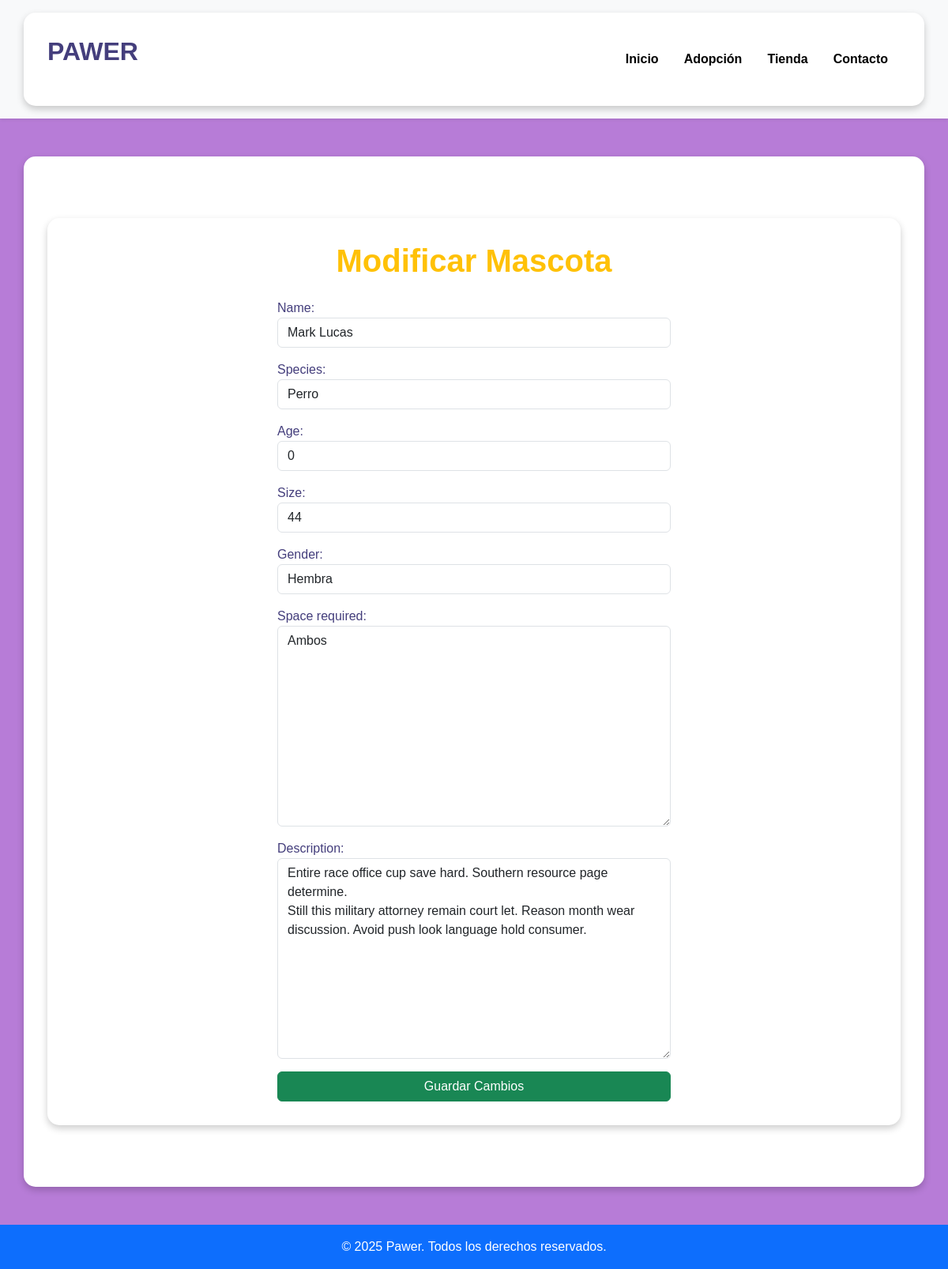
/PetsAdoption/pet/3/edit/, run on the app's committed database.
### PetsAdoption/models.py (models this page shows, shortened)
class Pet(models.Model):
    name = models.CharField(max_length=100)
    species = models.CharField(max_length=50)
    age = models.IntegerField()
    size = models.CharField(max_length=20)
    gender = models.CharField(max_length=20)
    space_required = models.TextField()
    description = models.TextField()
    compatibility = models.TextField()
    pet_lever = models.ForeignKey(PetLever, on_delete=models.CASCADE, related_name='pets', null=True, blank=True)
    created_at = models.DateTimeField(auto_now_add=True)
    updated_at = models.DateTimeField(auto_now=True)

### PetsAdoption/views.py (the view)
# urls.py: path('pet/<int:pet_id>/edit/', views.edit_pet, name='edit_pet'),
def edit_pet(request, pet_id):
    pet = get_object_or_404(Pet, id=pet_id)
    if request.method == "POST":
        form = PetForm(request.POST, instance=pet)
        if form.is_valid():
            form.save()
            return redirect('pet_detail', pet_id=pet.id)  # Redirige a la vista detallada después de guardar
    else:
        form = PetForm(instance=pet)
    return render(request, 'updatePet.html', {'form': form, 'pet': pet})

### PetsAdoption/forms.py
class PetForm(forms.ModelForm):
    class Meta:
        model = Pet
        fields = ['name', 'species', 'age', 'size', 'gender', 'space_required', 'description']
        widgets = {
            'name': forms.TextInput(attrs={'class': 'form-control'}),
            'species': forms.TextInput(attrs={'class': 'form-control'}),
            'age': forms.NumberInput(attrs={'class': 'form-control'}),
            'size': forms.TextInput(attrs={'class': 'form-control'}),
            'gender': forms.TextInput(attrs={'class': 'form-control'}),
            'space_required': forms.Textarea(attrs={'class': 'form-control'}),
            'description': forms.Textarea(attrs={'class': 'form-control'}),
        }

### PetsAdoption/templates/updatePet.html (shortened to what this page needs)
{% extends "base.html" %}
{% block content %}
<div class="container my-5">
    <h1 class="text-center text-warning fw-bold">Modificar Mascota</h1>
    <form method="POST" class="mt-4">
        <div class="row">
            <div class="col-md-6 mx-auto">
                <div class="mb-3">
                    {{ form.name.label_tag }}
                    {{ form.name }}
                </div>
                <div class="mb-3">
                    {{ form.species.label_tag }}
                    {{ form.species }}
                </div>
                <div class="mb-3">
                    {{ form.age.label_tag }}
                    {{ form.age }}
                </div>
                <div class="mb-3">
                    {{ form.size.label_tag }}
                    {{ form.size }}
                </div>
                <div class="mb-3">
                    {{ form.gender.label_tag }}
                    {{ form.gender }}
                </div>
                <div class="mb-3">
                    {{ form.space_required.label_tag }}
                    {{ form.space_required }}
                </div>
                <div class="mb-3">
                    {{ form.description.label_tag }}
                    {{ form.description }}
                </div>
                <button type="submit" class="btn btn-success w-100">Guardar Cambios</button>
            </div>
        </div>
    </form>
</div>
{% endblock %}

### static/css/styles.css (style rules this page uses)
body { font-family: 'Poppins', sans-serif; background-color: #b77cd7; color: #443e7c; margin: 0; padding: 0; }
h1 { color: white; text-align: center; margin-bottom: 20px; }
.container { background-color: white; padding: 30px; border-radius: 15px; box-shadow: 0 4px 10px rgba(0, 0, 0, 0.2); }

### data on the page
Pet: name "Mark Lucas", species "Perro", age "0", size "44", gender "Hembra", space_required "Ambos", description "Entire race office cup save hard. Southern resource page determine. Still this military attorney remain court let. Reason month wear discussion. Avoid push look language hold consumer."
